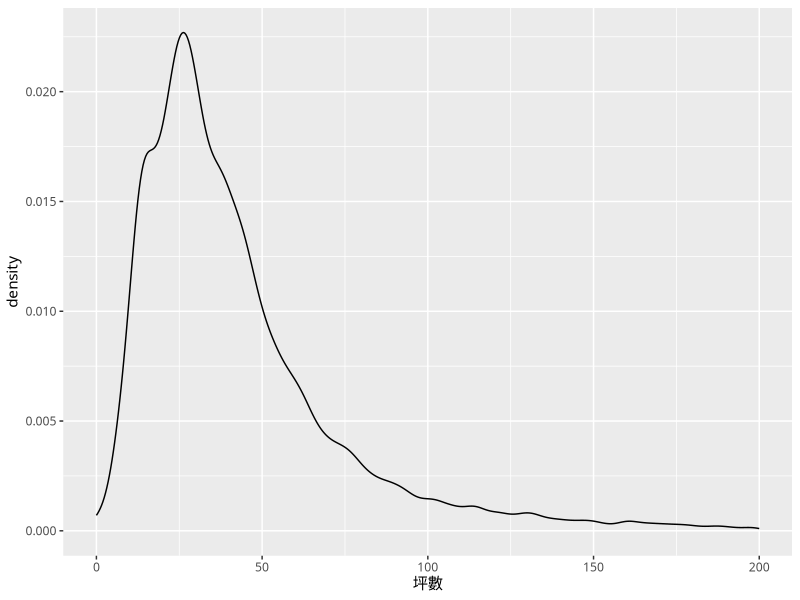
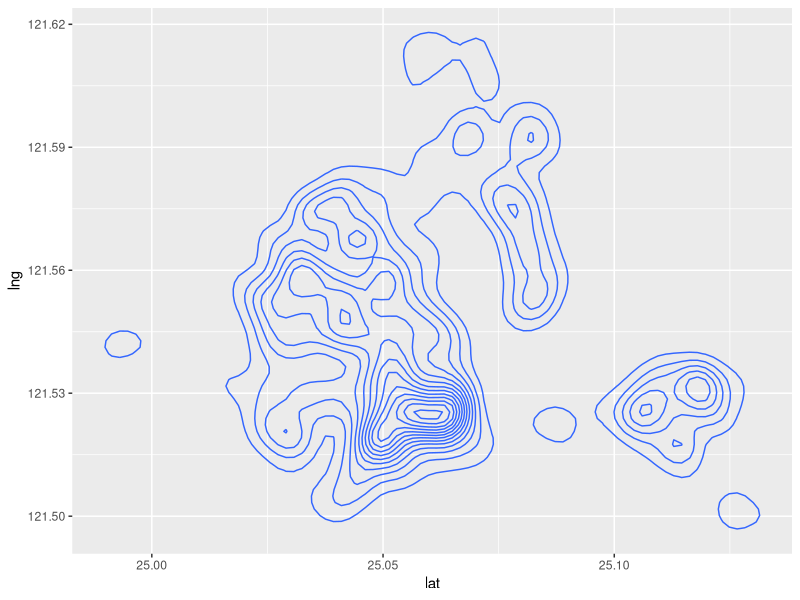

The R script that drew these images, in order:
library(tidyverse)
library(magrittr)


data = read_csv("real_estate_ready.CSV")

# total_size
data %>% ggplot(mapping = aes(total_size/3.3)) + 
  geom_density() + scale_x_continuous(limits = c(0,2e+2)) +
  xlab("坪數") + theme(text=element_text(family="黑體-繁 中黑"))

# location
data %>% filter(lat!=0|lng!=0) %>% 
  ggplot(mapping = aes(lat, lng)) + geom_density_2d()
  
